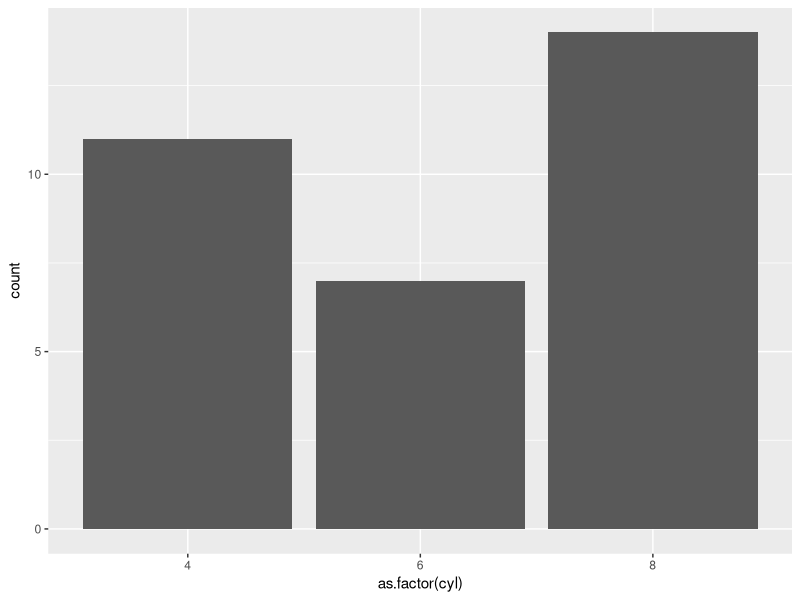
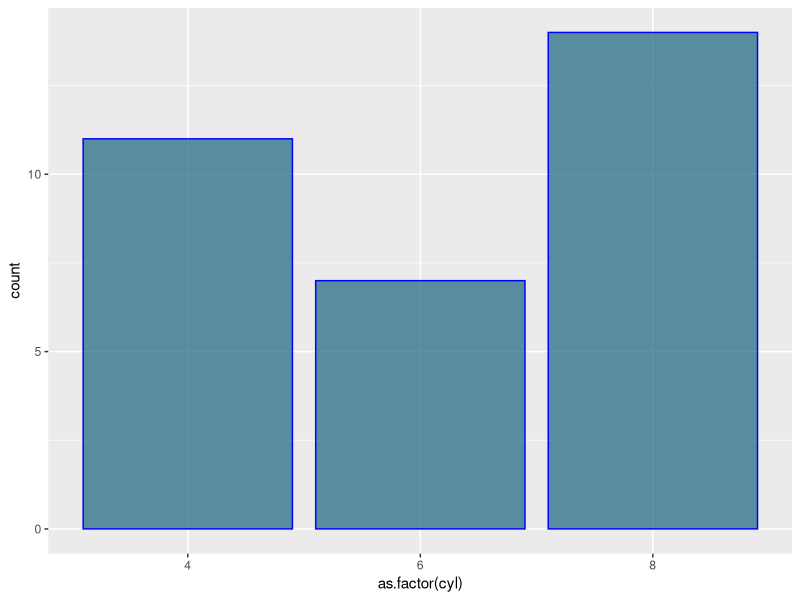
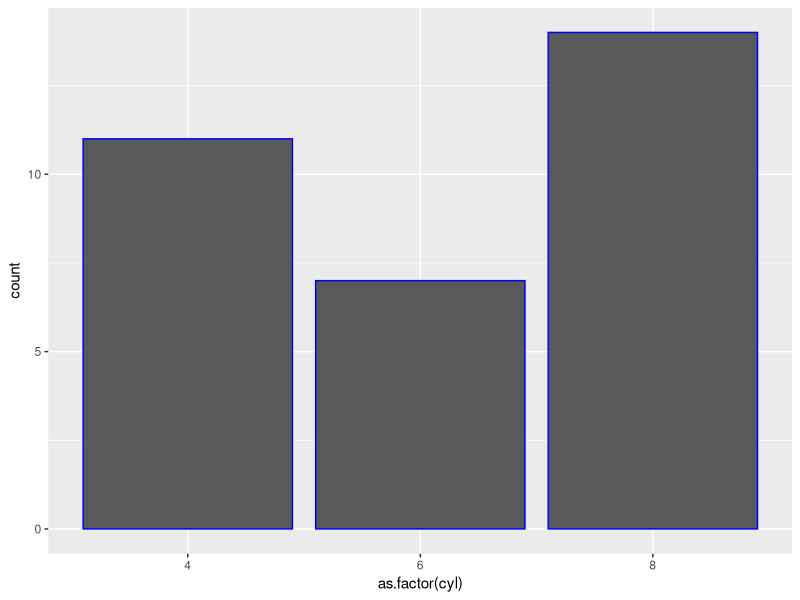
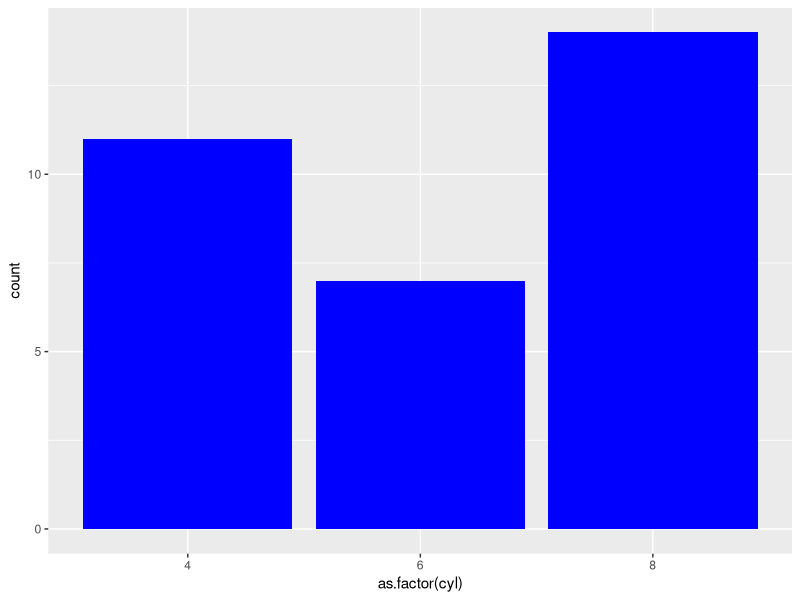
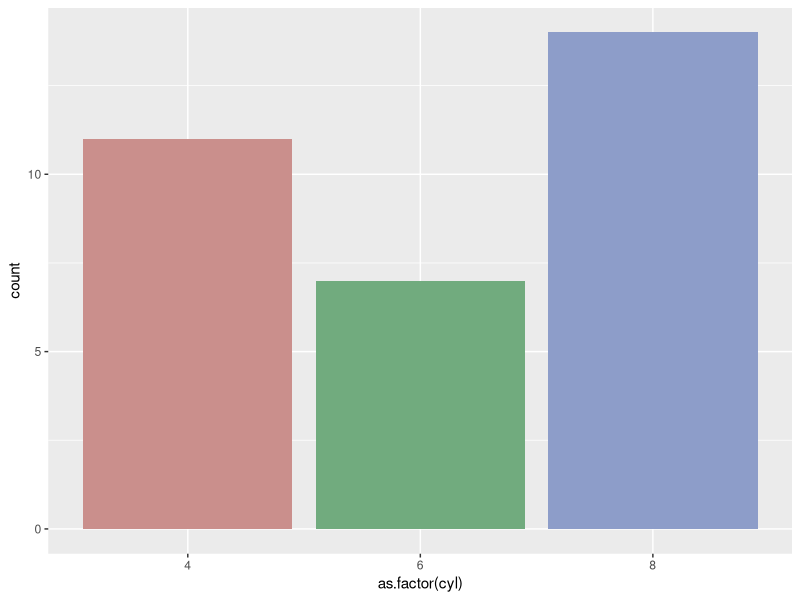
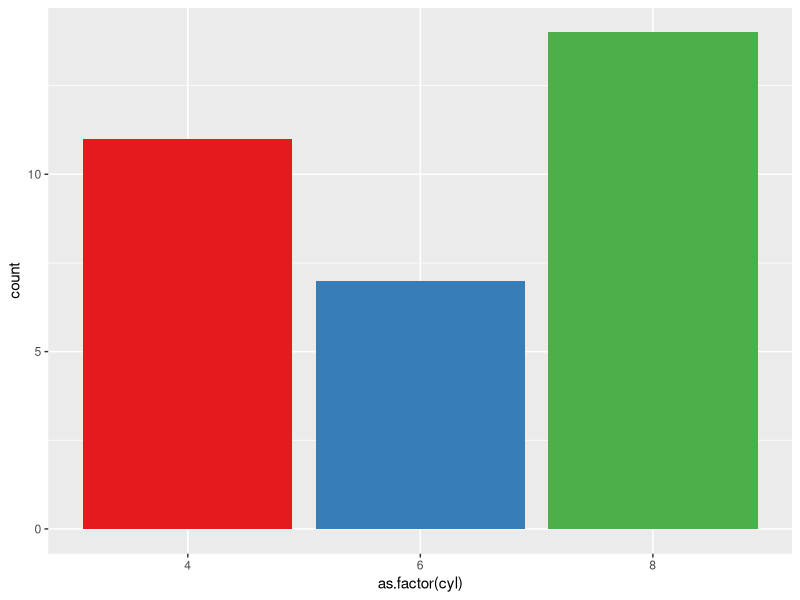
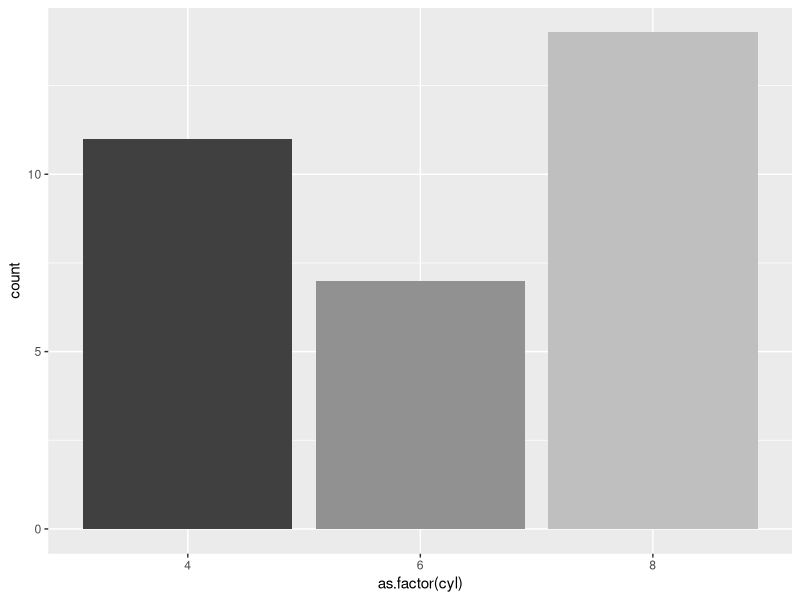
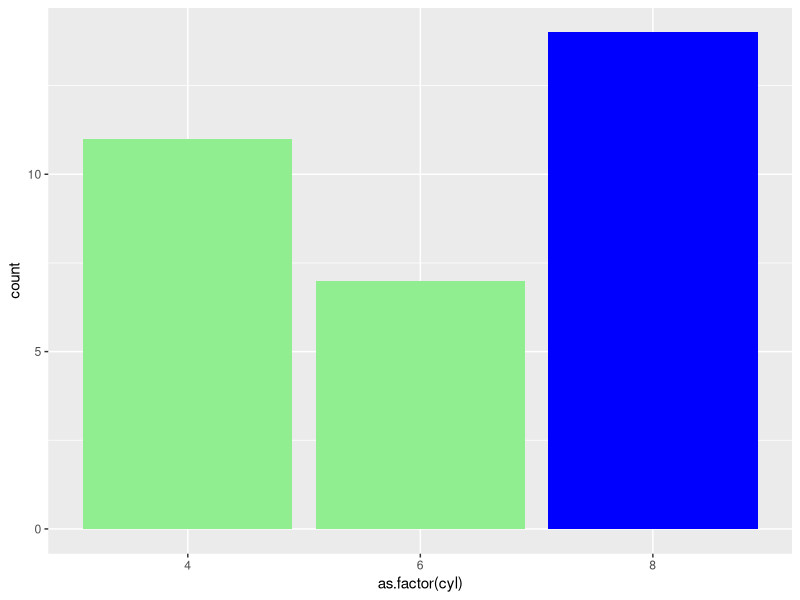

Here is the R script that generated these plots, in order:
## ---- chunk 1
#| message: false
library(tidyverse)  #<1>
## ---- chunk 2


ggplot(mtcars) + #<1>
  aes(x = as.factor(cyl)) +  #<2>
  geom_bar()   #<3>

## ---- chunk 3

ggplot(mtcars, aes(x=as.factor(cyl) )) +
  geom_bar(color="blue", fill=rgb(0.1,0.4,0.5,0.7) )
## ---- chunk 4
ggplot(mtcars)+
  aes(x=as.factor(cyl))+
  geom_bar(color="blue")  # Color is the border

## ---- chunk 5
ggplot(mtcars)+
  aes(x=as.factor(cyl))+
  geom_bar(fill="blue")


## ---- chunk 6
ggplot(mtcars, aes(x=as.factor(cyl), fill=as.factor(cyl) )) + 
  geom_bar( )+
  scale_fill_hue(c = 40) +
  theme(legend.position="none")

## ---- chunk 7
ggplot(mtcars, aes(x=as.factor(cyl), fill=as.factor(cyl) )) + 
  geom_bar( ) +
  scale_fill_brewer(palette = "Set1") +
  theme(legend.position="none")
## ---- chunk 8
ggplot(mtcars, aes(x=as.factor(cyl), fill=as.factor(cyl) )) + 
  geom_bar( ) +
  scale_fill_grey(start = 0.25, end = 0.75) +
  theme(legend.position="none")
## ---- chunk 9
ggplot(mtcars, aes(x=as.factor(cyl), fill=as.factor(cyl) )) +  
  geom_bar( ) +
  scale_fill_manual(values = c("lightgreen", "lightgreen", "blue") ) +
  theme(legend.position="none") 
## ---- chunk 10
data <- data.frame(
  name=c("A","B","C","D","E") ,  
  value=c(3,12,5,18,45)
)

ggplot(data) + #<1>
aes(x=name, y=value) + #<2>
  geom_bar(stat = "identity") +   #<3>
  coord_flip() #<4>

## ---- chunk 11
data <- data.frame(
  name=c("Karachi",
         "Hyderabad",
         "Larkana",
        " Mir Pur Khas",
         "Shaheed Benazir Abad",
         "Sukhur"
  ) ,  
  value=c(19124000,
          12896000,
          8190926,
          5172132,
          6299600,
          6736027
  )
)
data <- data |> mutate(population=value/1000000) 
## ---- chunk 12
ggplot(data, aes(x=name, y=population))+ 
  geom_bar(stat = "identity", width=0.9) +
  theme_minimal()+
  geom_text(aes(label=population), vjust=-.5)
## ---- chunk 13
ggplot(data, aes(x=name, y=population)) + 
  geom_bar(stat = "identity", width=0.9, fill="blue") +
  theme_minimal()+
  geom_text(aes(label=population), vjust=-.5)

## ---- chunk 14
  ggplot(data,aes(x=reorder(name,-population),y=population))+geom_bar(stat="identity", fill="blue", width = 0.8)+
  theme_minimal()+
  geom_text(aes(label=population), vjust=-0.5) +
  labs(x=element_blank(),
       y=element_blank())
## ---- chunk 15
ggplot(data,aes(x=reorder(name,population),y=population))+geom_bar(stat="identity", fill="blue", width = 0.8)+
    theme_minimal()+
    geom_text(aes(label=population), hjust=1, col="white", size=5) +
    labs(x=element_blank(),
         y=element_blank()) +coord_flip()
## ---- chunk 16
library(ggthemes)
ggplot(data, aes(x = reorder(name, population), y = population)) + geom_bar(stat =
                                                                                "identity",
                                                                              fill = "blue",
                                                                              width = 0.8) +
    theme_minimal() +
    geom_text(
      aes(label = population),
      hjust = 1,
      col = "white",
      size = 5
    ) +
    labs(x = element_blank(),
         y = element_blank()) + coord_flip() + 
    labs(title = "Sind population (in millions) division wise:  2023 census",
         caption = "Wikipedia") +
  theme_clean(
  )
  
